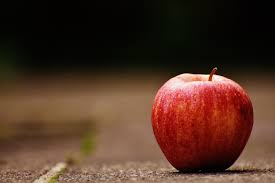
#> input picture img_01.jpeg, 275 x 183 px
$ python PCA_KMeans.py
#> lines starting #> are read from the running program, lines starting #| are printed output that depends on the picture
#from keras.preprocessing.image import load_img
#from keras.preprocessing.image import img_to_array
#from keras.applications.vgg16 import preprocess_input
#
## models
#from keras.applications.vgg16 import VGG16
#from keras.models import Model
#
## clustering and dimension reduction
from sklearn.cluster import KMeans
from sklearn.decomposition import PCA
from sklearn.preprocessing import StandardScaler

# for everything else
import os
import numpy as np
import matplotlib.pyplot as plt
from random import randint
import pandas as pd
import pickle
import glob
import cv2 as cv
from collections import Counter


img1 = cv.imread('img_01.jpeg',0)
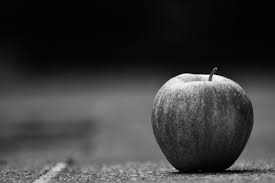
#> img1: shape (183, 275); min 0, max 255, mean 58.4
img2 = cv.imread('img_191.jpeg',0)
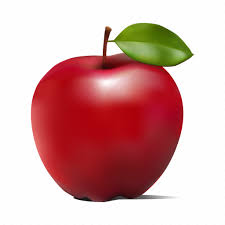
#> input picture img_191.jpeg, 225 x 225 px
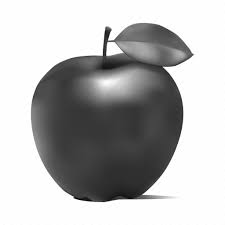
#> img2: shape (225, 225); min 0, max 255, mean 182

path = "MY_data/predict/*.jpeg"
path2 = "MY_data/train/*/*.jpeg"
images = []
try:
    images = [cv.imread(file) for file in glob.glob(path2)]
    print(f"Imported: {len(images)} images")
except:
    print("Error when importing images.")

flatten_images = []
#cv.imshow("before", images[1])
for i, image in enumerate(images):
    try:
        flatten_images.append(cv.resize(image, (144, 144), interpolation= cv.INTER_LINEAR).flatten())
    except:
        print(f"Error on file {i}")
#cv.imshow("after", images[1])
scalar = StandardScaler()
#> (the run stopped early here; a loop or call above may not have finished)
